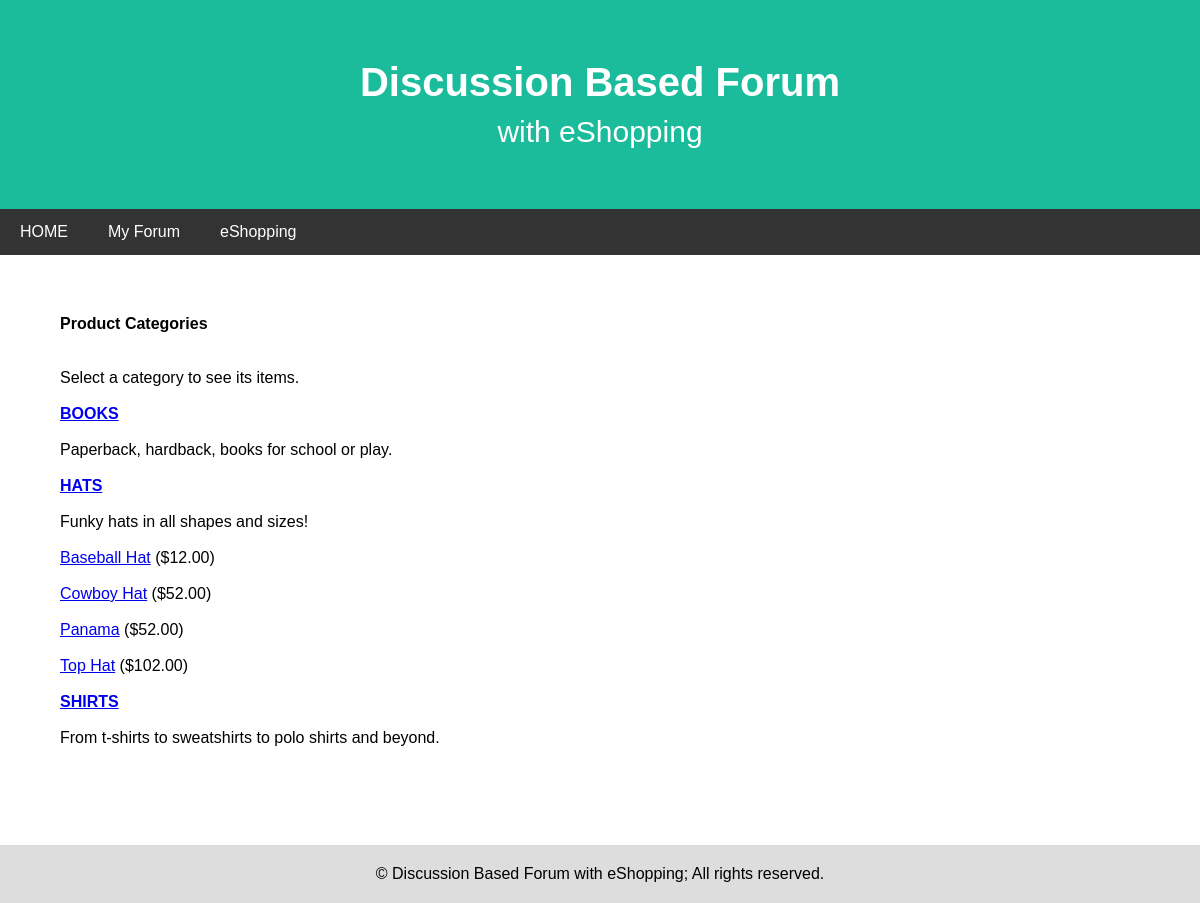
/seestore.php?cat_id=1, run on the app's committed database.
### tables this page shows
CREATE TABLE IF NOT EXISTS `store_categories` (
  `id` int(11) NOT NULL AUTO_INCREMENT,
  `cat_title` varchar(50) DEFAULT NULL,
  `cat_desc` text,
  PRIMARY KEY (`id`),
  UNIQUE KEY `cat_title` (`cat_title`)
);

CREATE TABLE IF NOT EXISTS `store_items` (
  `id` int(11) NOT NULL AUTO_INCREMENT,
  `cat_id` int(11) NOT NULL,
  `item_title` varchar(75) DEFAULT NULL,
  `item_price` float(8,2) DEFAULT NULL,
  `item_desc` text,
  `item_stock` int(25) NOT NULL,
  `item_image` varchar(50) DEFAULT NULL,
  PRIMARY KEY (`id`)
);

### seestore.php (the view, shortened to what this page needs)
<?php
  $mysqli = mysqli_connect("localhost", "root", "", "discussion-forum");
  $display_block = "<h1>Product Categories</h1><br><br>
  <p>Select a category to see its items.</p><br>";
  $get_cats_sql = "SELECT id, cat_title, cat_desc FROM store_categories ORDER BY cat_title";
  $get_cats_res =  mysqli_query($mysqli, $get_cats_sql)
  or die(mysqli_error($mysqli));
  if (mysqli_num_rows($get_cats_res) < 1)
  {
    $display_block = "<p><em>Sorry, no categories to browse.</em></p>";
  }
  else
  {
     while ($cats = mysqli_fetch_array($get_cats_res))
	 {
        $cat_id  = $cats['id'];
        $cat_title = strtoupper(stripslashes($cats['cat_title']));
        $cat_desc = stripslashes($cats['cat_desc']);
        $display_block .= "<p><strong><a href=\"".$_SERVER['PHP_SELF'].
        "?cat_id=".$cat_id."\">".$cat_title."</a></strong><br/>".$cat_desc."</p><br>";
       if (isset($_GET['cat_id']) && ($_GET['cat_id'] == $cat_id)) {
       $get_items_sql = "SELECT id, item_title, item_price FROM store_items WHERE
               cat_id = '".$cat_id."' ORDER BY item_title";
       $get_items_res = mysqli_query($mysqli, $get_items_sql)
            or die(mysqli_error($mysqli));
       if (mysqli_num_rows($get_items_res) < 1){
	   $display_block = "<p><em>Sorry, no items in this category.</em></p>";
       }
	   else
	   {
           $display_block .= "<ul>";
           while ($items = mysqli_fetch_array($get_items_res))
		   {
               $item_id  = $items['id'];
               $item_title = stripslashes($items['item_title']);
               $item_price = $items['item_price'];
               $display_block .= "<li><a href=\"showitem.php?item_id=".
                     $item_id."\">".$item_title."</a> (\$".$item_price.")</li><br>";
           }
           $display_block .= "</ul>";
        }
      }
    }
  }
?>
<!DOCTYPE html>
<html>
<head>
		<link rel="stylesheet" href="forum.css">
</head>
<body>
   	    <header>
		    <h1>Discussion Based Forum</h1>
			<p>with eShopping</p>
		</header>
		<nav class="navbar">
		    <a href="index.php">HOME</a>
			<a href="forum.html">My Forum</a>
			<a href="seestore.php">eShopping</a>
		</nav>
		<main>
		     <?php  echo $display_block;   ?>
		</main>
	    <footer>
		     <a>&copy; Discussion Based Forum with eShopping; All rights reserved.</a>
		</footer>
</body>
</html>

### forum.css (style rules this page uses)
* { margin: 0em; padding: 0em; font-size: 100%; border-style: none; box-sizing: border-box; list-style-type: none; }
body { font-family: helvetica, calibri, arial, sans-serif; }
header { padding: 60px; text-align: center; background-color: #1abc9c; color: white; }
header h1 { font-size: 40px; margin-bottom: 10px; }
header p { font-size: 30px; }
.navbar { overflow: hidden; background-color: #333; }
.navbar a { float: left; display: block; color: white; text-align: center; padding: 14px 20px; text-decoration: none; }
main { padding: 60px; }
strong { color: #395870; display: block; }
footer { margin-top: 20px; padding: 20px; text-align: center; background: #ddd; }

### data on the page
store_categories: cat_title "BOOKS", cat_desc "Paperback, hardback, books for school or play."
store_categories: cat_title "HATS", cat_desc "Funky hats in all shapes and sizes!"
store_items: item_title "Baseball Hat", item_price "12.00"
store_items: item_title "Cowboy Hat", item_price "52.00"
store_items: item_title "Panama", item_price "52.00"
store_items: item_title "Top Hat", item_price "102.00"
store_categories: cat_title "SHIRTS", cat_desc "From t-shirts to sweatshirts to polo shirts and beyond."
